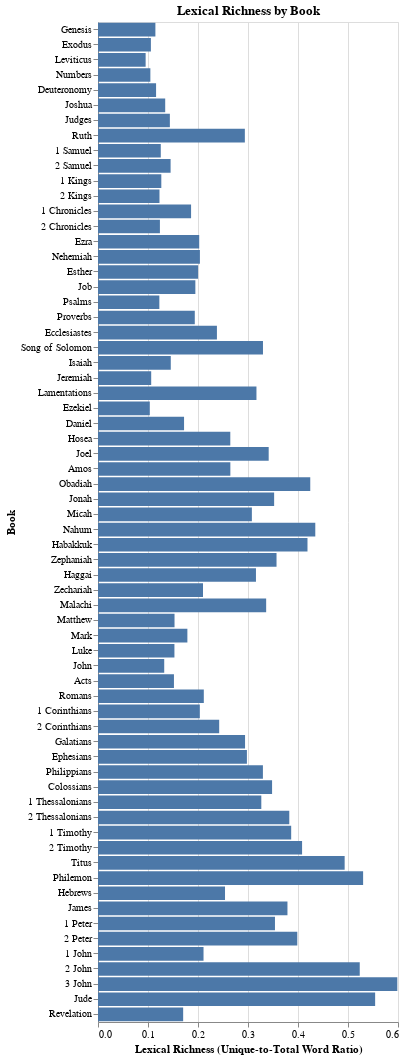

Notebook source saved alongside this figure:
### Code cell
display(Markdown(f"### Lexical Richness by Book"))

chart_lexical_richness = (
    alt.Chart(lexical_richness_df)
    .mark_bar()
    .encode(
        x=alt.X("Lexical Richness:Q", title="Lexical Richness (Unique-to-Total Word Ratio)"),
        y=alt.Y("Book:N", title="Book", sort=books),
        tooltip=["Book", "Lexical Richness"]
    )
    .properties(
                title="Lexical Richness by Book", 
                width='container', 
                height=1000)
    .interactive()
)

display(chart_lexical_richness)

### Figure 1 — Vega-Lite specification as saved in the notebook (floating-point values rounded to 4 significant figures)
{"config": {"view": {"continuousWidth": 300, "continuousHeight": 300}}, "data": {"name": "data-6c33d1b1d52b3febcc84b3b29c0bf93e"}, "mark": {"type": "bar"}, "encoding": {"tooltip": [{"field": "Book", "type": "nominal"}, {"field": "Lexical Richness", "type": "quantitative"}], "x": {"field": "Lexical Richness", "title": "Lexical Richness (Unique-to-Total Word Ratio)", "type": "quantitative"}, "y": {"field": "Book", "sort": ["Genesis", "Exodus", "Leviticus", "Numbers", "Deuteronomy", "Joshua", "Judges", "Ruth", "1 Samuel", "2 Samuel", "1 Kings", "2 Kings", "1 Chronicles", "2 Chronicles", "Ezra", "Nehemiah", "Esther", "Job", "Psalms", "Proverbs", "Ecclesiastes", "Song of Solomon", "Isaiah", "Jeremiah", "Lamentations", "Ezekiel", "Daniel", "Hosea", "Joel", "Amos", "Obadiah", "Jonah", "Micah", "Nahum", "Habakkuk", "Zephaniah", "Haggai", "Zechariah", "Malachi", "Matthew", "Mark", "Luke", "John", "Acts", "Romans", "1 Corinthians", "2 Corinthians", "Galatians", "Ephesians", "Philippians", "Colossians", "1 Thessalonians", "2 Thessalonians", "1 Timothy", "2 Timothy", "Titus", "Philemon", "Hebrews", "James", "1 Peter", "2 Peter", "1 John", "2 John", "3 John", "Jude", "Revelation"], "title": "Book", "type": "nominal"}}, "height": 1000, "params": [{"name": "param_19", "select": {"type": "interval", "encodings": ["x", "y"]}, "bind": "scales"}], "title": "Lexical Richness by Book", "width": "container", "$schema": "https://vega.github.io/schema/vega-lite/v5.20.1.json", "datasets": {"data-6c33d1b1d52b3febcc84b3b29c0bf93e": [{"Book": "1 Chronicles", "Lexical Richness": 0.1862}, {"Book": "1 Corinthians", "Lexical Richness": 0.2037}, {"Book": "1 John", "Lexical Richness": 0.211}, {"Book": "1 Kings", "Lexical Richness": 0.1266}, {"Book": "1 Peter", "Lexical Richness": 0.3539}, {"Book": "1 Samuel", "Lexical Richness": 0.1256}, {"Book": "1 Thessalonians", "Lexical Richness": 0.3266}, {"Book": "1 Timothy", "Lexical Richness": 0.3864}, {"Book": "2 Chronicles", "Lexical Richness": 0.1238}, {"Book": "2 Corinthians", "Lexical Richness": 0.2424}, {"Book": "2 John", "Lexical Richness": 0.5235}, {"Book": "2 Kings", "Lexical Richness": 0.123}, {"Book": "2 Peter", "Lexical Richness": 0.3986}, {"Book": "2 Samuel", "Lexical Richness": 0.1452}, {"Book": "2 Thessalonians", "Lexical Richness": 0.3826}, {"Book": "2 Timothy", "Lexical Richness": 0.4082}, {"Book": "3 John", "Lexical Richness": 0.5986}, {"Book": "Acts", "Lexical Richness": 0.1519}, {"Book": "Amos", "Lexical Richness": 0.2647}, {"Book": "Colossians", "Lexical Richness": 0.3482}, {"Book": "Daniel", "Lexical Richness": 0.1721}, {"Book": "Deuteronomy", "Lexical Richness": 0.1162}, {"Book": "Ecclesiastes", "Lexical Richness": 0.2379}, {"Book": "Ephesians", "Lexical Richness": 0.2978}, {"Book": "Esther", "Lexical Richness": 0.2002}, {"Book": "Exodus", "Lexical Richness": 0.1058}, {"Book": "Ezekiel", "Lexical Richness": 0.1036}, {"Book": "Ezra", "Lexical Richness": 0.2024}, {"Book": "Galatians", "Lexical Richness": 0.2941}, {"Book": "Genesis", "Lexical Richness": 0.1148}, {"Book": "Habakkuk", "Lexical Richness": 0.419}, {"Book": "Haggai", "Lexical Richness": 0.3159}, {"Book": "Hebrews", "Lexical Richness": 0.254}, {"Book": "Hosea", "Lexical Richness": 0.2646}, {"Book": "Isaiah", "Lexical Richness": 0.1456}, {"Book": "James", "Lexical Richness": 0.3789}, {"Book": "Jeremiah", "Lexical Richness": 0.1064}, {"Book": "Job", "Lexical Richness": 0.1947}, {"Book": "Joel", "Lexical Richness": 0.3414}, {"Book": "John", "Lexical Richness": 0.1324}, {"Book": "Jonah", "Lexical Richness": 0.3523}, {"Book": "Joshua", "Lexical Richness": 0.1344}, {"Book": "Jude", "Lexical Richness": 0.5543}, {"Book": "Judges", "Lexical Richness": 0.1437}, {"Book": "Lamentations", "Lexical Richness": 0.3169}, {"Book": "Leviticus", "Lexical Richness": 0.09527}, {"Book": "Luke", "Lexical Richness": 0.1529}, {"Book": "Malachi", "Lexical Richness": 0.3363}, {"Book": "Mark", "Lexical Richness": 0.1788}, {"Book": "Matthew", "Lexical Richness": 0.1531}, {"Book": "Micah", "Lexical Richness": 0.3077}, {"Book": "Nahum", "Lexical Richness": 0.4346}, {"Book": "Nehemiah", "Lexical Richness": 0.2038}, {"Book": "Numbers", "Lexical Richness": 0.1047}, {"Book": "Obadiah", "Lexical Richness": 0.4245}, {"Book": "Philemon", "Lexical Richness": 0.5302}, {"Book": "Philippians", "Lexical Richness": 0.3298}, {"Book": "Proverbs", "Lexical Richness": 0.1936}, {"Book": "Psalms", "Lexical Richness": 0.1227}, {"Book": "Revelation", "Lexical Richness": 0.1703}, {"Book": "Romans", "Lexical Richness": 0.2116}, {"Book": "Ruth", "Lexical Richness": 0.2937}, {"Book": "Song of Solomon", "Lexical Richness": 0.3299}, {"Book": "Titus", "Lexical Richness": 0.4933}, {"Book": "Zechariah", "Lexical Richness": 0.21}, {"Book": "Zephaniah", "Lexical Richness": 0.3571}]}}
